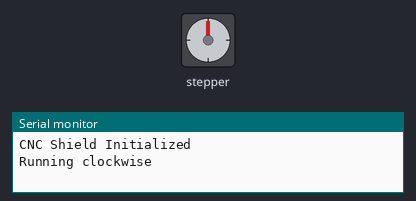
The sketch below on a simulated Arduino Uno, built with avr-gcc and run on an emulated ATmega328P. Shown: stepper motor, the last lines printed to the serial monitor. Wiring (inferred from the names in the program): stepper motor driver (200 steps per turn assumed): step pin 4; direction pin 7; enable pin 8.

Above: at 0.05 s.
At 0.85 s:
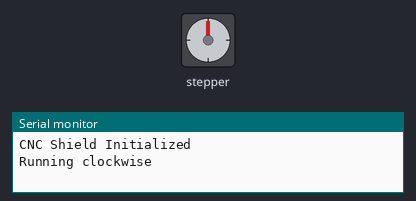
At 1.9 s:
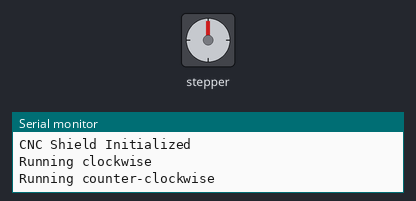
At 3.75 s:
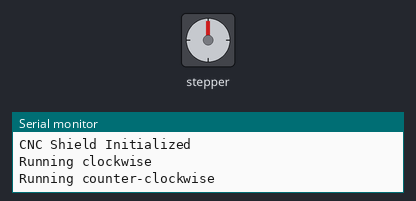
Timing chart, 0 to 8.6 s (numbered marks = the images above):
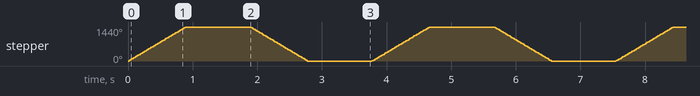

Measured:
- by itself, stepper: turns 1440° clockwise in 0.87 s, then 1440° counter-clockwise in 0.89 s, repeating every 3.8 s

The sketch:

stepper_test.ino
```cpp
const int enPin = 8;
const int stepXPin = 2; // X.STEP
const int dirXPin = 5;  // X.DIR
const int stepYPin = 3; // Y.STEP
const int dirYPin = 6;  // Y.DIR
const int stepZPin = 4; // Z.STEP
const int dirZPin = 7;  // Z.DIR

int stepPin = stepZPin;
int dirPin = dirZPin;

const int stepsPerRev = 200;
int pulseWidthMicros = 100; // microseconds
int millisBtwnSteps = 1000;

void setup()
{
    Serial.begin(9600);
    pinMode(enPin, OUTPUT);
    digitalWrite(enPin, LOW);
    pinMode(stepPin, OUTPUT);
    pinMode(dirPin, OUTPUT);
    Serial.println(F("CNC Shield Initialized"));
}
void loop()
{
    Serial.println(F("Running clockwise"));
    digitalWrite(dirPin, HIGH); // Enables the motor to move in a particular direction
    // Makes 200 pulses for making one full cycle rotation
    for (int i = 0; i < 4 * stepsPerRev; i++)
    {
        digitalWrite(stepPin, HIGH);
        delayMicroseconds(pulseWidthMicros);
        digitalWrite(stepPin, LOW);
        delayMicroseconds(millisBtwnSteps);
    }
    delay(1000); // One second delay
    Serial.println(F("Running counter-clockwise"));
    digitalWrite(dirPin, LOW); // Changes the rotations direction
    // Makes 400 pulses for making two full cycle rotation
    for (int i = 0; i < 4 * stepsPerRev; i++)
    {
        digitalWrite(stepPin, HIGH);
        delayMicroseconds(pulseWidthMicros);
        digitalWrite(stepPin, LOW);
        delayMicroseconds(millisBtwnSteps);
    }
    delay(1000);
}
```
